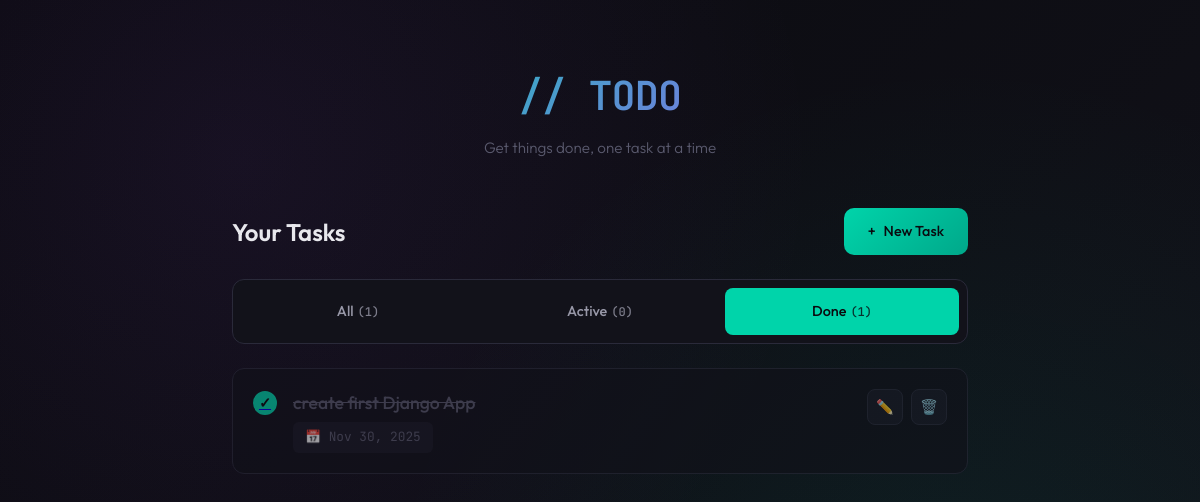
Screenshot of /todos/?filter=resolved with the database file from the repository.
### todos/models.py (models this page shows, shortened)
class Todo(models.Model):
    title = models.CharField(max_length=200)
    description = models.TextField(blank=True)
    due_date = models.DateField(null=True, blank=True)
    resolved = models.BooleanField(default=False)
    created_at = models.DateTimeField(auto_now_add=True)
    updated_at = models.DateTimeField(auto_now=True)
    class Meta:
        ordering = ['resolved', 'due_date', '-created_at']

### todos/views.py (the view)
# urls.py: path('', views.TodoListView.as_view(), name='list'),
class TodoListView(ListView):
    model = Todo
    template_name = 'todos/todo_list.html'
    context_object_name = 'todos'
    def get_queryset(self):
        queryset = super().get_queryset()
        filter_type = self.request.GET.get('filter', 'all')
        if filter_type == 'active':
            queryset = queryset.filter(resolved=False)
        elif filter_type == 'resolved':
            queryset = queryset.filter(resolved=True)
        return queryset
    def get_context_data(self, **kwargs):
        context = super().get_context_data(**kwargs)
        context['filter'] = self.request.GET.get('filter', 'all')
        context['total_count'] = Todo.objects.count()
        context['active_count'] = Todo.objects.filter(resolved=False).count()
        context['resolved_count'] = Todo.objects.filter(resolved=True).count()
        return context

### todos/templatetags/custom_filters.py (called while the page is built)
@register.filter
def is_overdue(due_date):
    if due_date is None:
        return False
    return due_date < date.today()

@register.filter
def is_today(due_date):
    if due_date is None:
        return False
    return due_date == date.today()

### todos/templates/todos/todo_list.html (shortened to what this page needs)
{% extends 'todos/base.html' %}
{% block content %}
<div class="page-header">
    <h2 class="page-title">Your Tasks</h2>
    <a href="{% url 'todos:create' %}" class="btn btn-primary">
        <span>+</span> New Task
    </a>
</div>
<div class="filter-tabs">
    <a href="{% url 'todos:list' %}" class="filter-tab {% if filter == 'all' %}active{% endif %}">
        All<span class="filter-count">({{ total_count }})</span>
    </a>
    <a href="{% url 'todos:list' %}?filter=active" class="filter-tab {% if filter == 'active' %}active{% endif %}">
        Active<span class="filter-count">({{ active_count }})</span>
    </a>
    <a href="{% url 'todos:list' %}?filter=resolved" class="filter-tab {% if filter == 'resolved' %}active{% endif %}">
        Done<span class="filter-count">({{ resolved_count }})</span>
    </a>
</div>
{% if todos %}
    <div class="todo-list">
        {% for todo in todos %}
        <div class="todo-item {% if todo.resolved %}resolved{% endif %}">
            <a href="{% url 'todos:toggle' todo.pk %}?next={{ request.get_full_path|urlencode }}"
               class="todo-checkbox"
               title="{% if todo.resolved %}Mark as active{% else %}Mark as done{% endif %}">
            </a>
            <div class="todo-content">
                <div class="todo-title">{{ todo.title }}</div>
                <div class="todo-meta">
                    {% if todo.due_date %}
                        {% load custom_filters %}
                        <span class="todo-due-date {% if todo.due_date|is_overdue and not todo.resolved %}overdue{% elif todo.due_date|is_today %}today{% endif %}">
                            📅 {{ todo.due_date|date:"M j, Y" }}
                        </span>
                    {% endif %}
                </div>
            </div>
            <div class="todo-actions">
                <a href="{% url 'todos:edit' todo.pk %}" class="action-btn" title="Edit">✏️</a>
                <a href="{% url 'todos:delete' todo.pk %}" class="action-btn delete" title="Delete">🗑️</a>
            </div>
        </div>
        {% endfor %}
    </div>
{% endif %}
{% endblock %}

### todos/templates/todos/base.html (style rules this page uses)
:root { --bg-primary: #0a0a0f; --bg-secondary: #12121a; --bg-tertiary: #1a1a25; --bg-card: #16161f; --text-primary: #e8e8ed; --text-secondary: #9898a8; --text-muted: #5a5a6e; --accent-cyan: #00d4aa; --accent-purple: #a855f7; --accent-orange: #f97316; --accent-red: #ef4444; --border-color: #2a2a3a; --shadow-glow: 0 0 30px rgba(0, 212, 170, 0.1); }
* { margin: 0; padding: 0; box-sizing: border-box; }
body { font-family: 'Outfit', sans-serif; background: var(--bg-primary); color: var(--text-primary); min-height: 100vh; line-height: 1.6; }
body::before { content: ''; position: fixed; top: 0; left: 0; right: 0; bottom: 0; background: radial-gradient(circle at 20% 20%, rgba(168, 85, 247, 0.08) 0%, transparent 50%), radial-gradient(circle at 80% 80%, rgba(0, 212, 170, 0.08) 0%, transparent 50%), linear-gradient(135deg, var(--bg-primary) 0%, var(--bg-secondary) 100%); z-index: -1; }
.btn { display: inline-flex; align-items: center; gap: 0.5rem; padding: 0.75rem 1.5rem; border: none; border-radius: 10px; font-family: 'Outfit', sans-serif; font-size: 0.9rem; font-weight: 500; cursor: pointer; text-decoration: none; transition: all 0.2s ease; }
.btn-primary { background: linear-gradient(135deg, var(--accent-cyan), #00a88a); color: var(--bg-primary); }
.filter-tabs { display: flex; gap: 0.5rem; margin-bottom: 1.5rem; background: var(--bg-secondary); padding: 0.5rem; border-radius: 12px; border: 1px solid var(--border-color); }
.filter-tab { flex: 1; padding: 0.75rem 1rem; text-align: center; border-radius: 8px; text-decoration: none; color: var(--text-secondary); font-weight: 500; font-size: 0.9rem; transition: all 0.2s ease; }
.filter-tab.active { background: var(--accent-cyan); color: var(--bg-primary); }
.filter-count { font-family: 'JetBrains Mono', monospace; font-size: 0.75rem; opacity: 0.8; margin-left: 0.25rem; }
.todo-item { display: flex; align-items: flex-start; gap: 1rem; padding: 1.25rem; background: var(--bg-secondary); border: 1px solid var(--border-color); border-radius: 12px; margin-bottom: 0.75rem; transition: all 0.2s ease; }
.todo-item.resolved { opacity: 0.6; }
.todo-item.resolved .todo-title { text-decoration: line-through; color: var(--text-muted); }
.todo-checkbox { flex-shrink: 0; width: 1.5rem; height: 1.5rem; border: 2px solid var(--border-color); border-radius: 50%; cursor: pointer; display: flex; align-items: center; justify-content: center; transition: all 0.2s ease; margin-top: 0.125rem; }
.todo-item.resolved .todo-checkbox { background: var(--accent-cyan); border-color: var(--accent-cyan); }
.todo-item.resolved .todo-checkbox::after { content: '✓'; color: var(--bg-primary); font-size: 0.9rem; font-weight: 600; }
.todo-content { flex: 1; min-width: 0; }
.todo-title { font-size: 1.1rem; font-weight: 500; margin-bottom: 0.25rem; color: var(--text-primary); }
.todo-meta { display: flex; align-items: center; gap: 1rem; flex-wrap: wrap; }
.todo-due-date { display: inline-flex; align-items: center; gap: 0.35rem; font-family: 'JetBrains Mono', monospace; font-size: 0.8rem; color: var(--text-muted); background: var(--bg-tertiary); padding: 0.35rem 0.75rem; border-radius: 6px; }
.todo-actions { display: flex; gap: 0.5rem; flex-shrink: 0; }
.action-btn { width: 2.25rem; height: 2.25rem; display: flex; align-items: center; justify-content: center; border: 1px solid var(--border-color); border-radius: 8px; background: var(--bg-tertiary); color: var(--text-secondary); cursor: pointer; text-decoration: none; transition: all 0.2s ease; font-size: 0.9rem; }
.page-header { display: flex; justify-content: space-between; align-items: center; margin-bottom: 1.5rem; }
.page-title { font-size: 1.5rem; font-weight: 600; }

### rows the page displays
Todo: resolved True (drawn), title "create first Django App", due_date "Nov 30, 2025"

### other values shown
{{ total_count }} "1"
{{ active_count }} "0"
{{ resolved_count }} "1"
